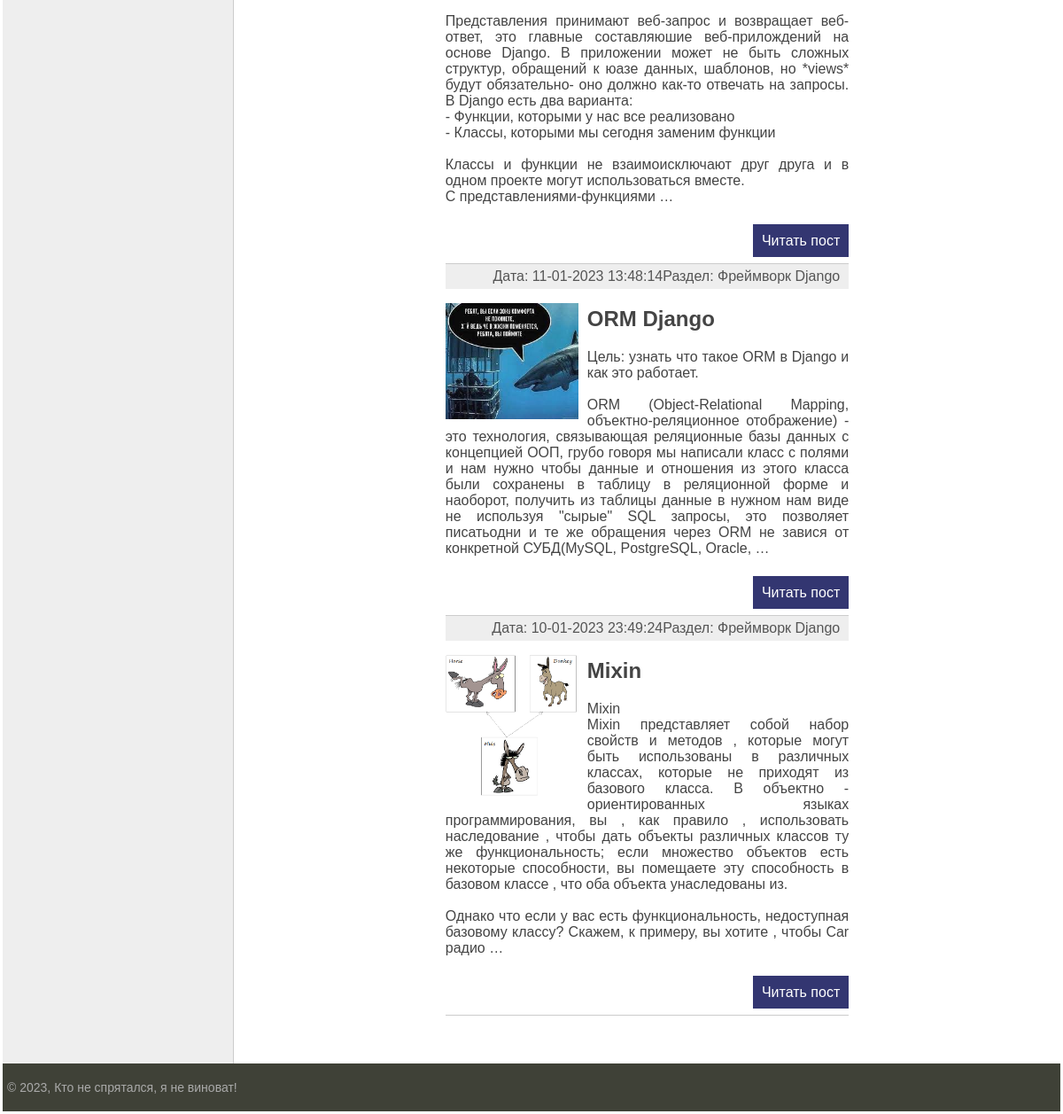
/ (lower part), run on an earlier commit of the app's database.
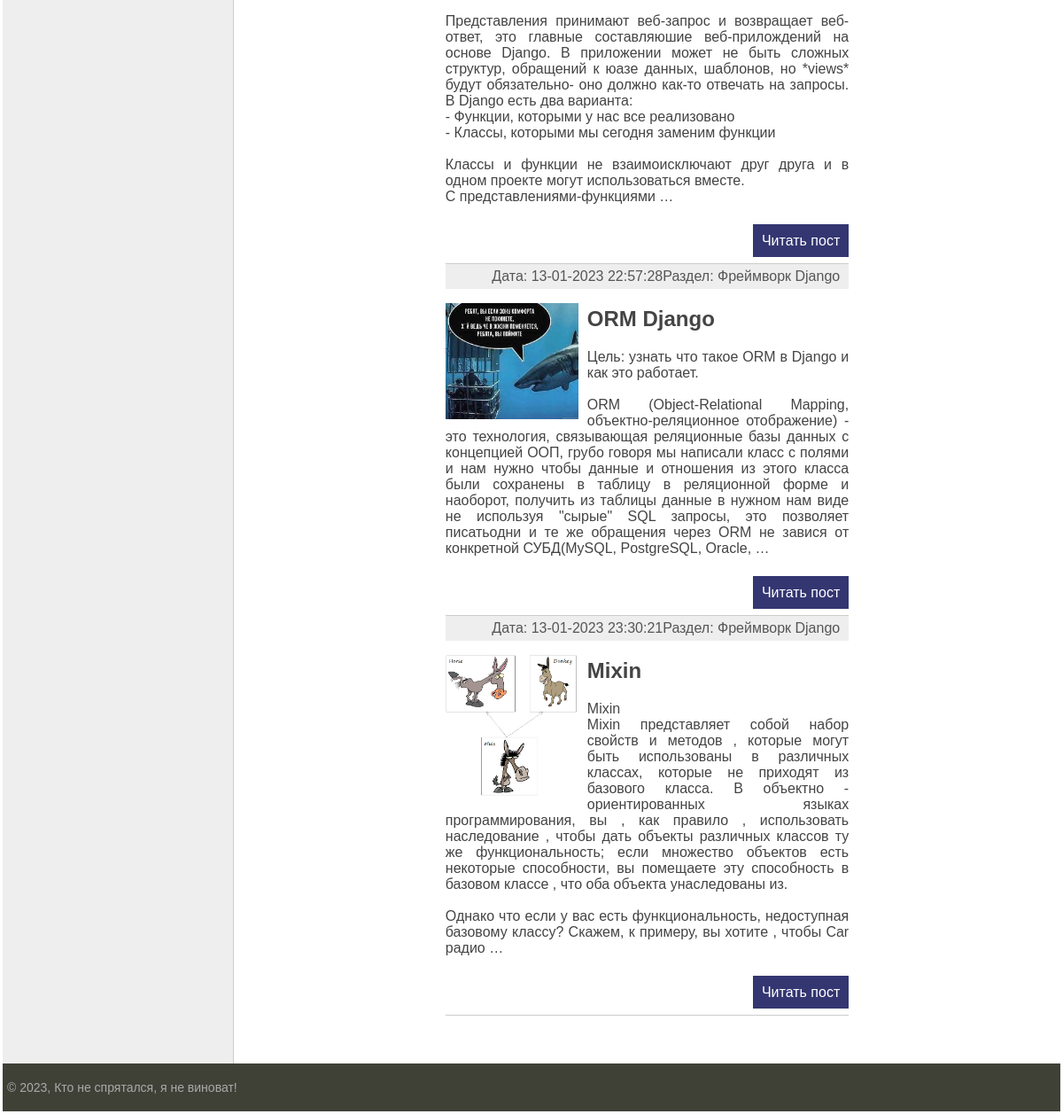
And on a later commit of the database.
### blog_theme/models.py (models this page shows, shortened)
class Blog_theme(models.Model):
    title = models.CharField(max_length=255, verbose_name='Заголовок')
    slug = models.SlugField(max_length=255, unique=True, db_index=True, verbose_name='URL')
    content = MDTextField()
    photo = models.ImageField(upload_to="photos/%Y/%m/%d", verbose_name='Фото')
    time_created = models.DateTimeField(auto_now_add=True, verbose_name='Создано')
    time_updated = models.DateTimeField(auto_now=True, verbose_name='Изменено')
    is_published = models.BooleanField(default=True, verbose_name='Опубликованно')
    cat = models.ForeignKey('Category', on_delete=models.PROTECT, verbose_name='Раздел')
    def get_absolute_url(self):
        return reverse('post', kwargs={'post_slug': self.slug})
    class Meta:
        verbose_name = 'Темы:'
        verbose_name_plural = 'Темы:'

class Category(models.Model):
    name = models.CharField(max_length=100, db_index=True, verbose_name='Раздел')
    slug = models.SlugField(max_length=255, unique=True, db_index=True, verbose_name='URL')
    def __str__(self):
        return self.name
    def get_absolute_url(self):
        return reverse('category', kwargs={'cat_slug': self.slug})
    class Meta:
        verbose_name = 'Раздел:'
        verbose_name_plural = 'Разделы:'
        ordering = ['id']

### blog_theme/views.py (the view)
# urls.py: path('', BlogHome.as_view(), name='home'),
class BlogHome(ListView):
    model = Blog_theme
    template_name = 'blog_theme/index.html'
    context_object_name = 'posts'
    def get_context_data(self, *, object_list=None, **kwargs):
        context = super().get_context_data(**kwargs)
        context['title'] = 'Главная страница'
        context['cat_selected'] = 0
        return context
    def get_queryset(self):
        return Blog_theme.objects.filter(is_published=True)

### blog_theme/templatetags/blog_theme_tags.py (called while the page is built)
@register.inclusion_tag('blog_theme/list_categories.html')
def show_categories(sort=None, cat_selected=0):
    if not sort:
        cats = Category.objects.all()
    else:
        cats = Category.objects.order_by(sort)
    return {'cats': cats, 'cat_selected': cat_selected}

@register.simple_tag()
def get_menu():
    menu = [{'title': 'О сайте', 'url_name': 'about'},
            {'title': 'Добавить статью', 'url_name': 'add_page'},
            {'title': 'Обратная связь', 'url_name': 'contact'},
            {'title': 'Войти', 'url_name': 'login'},
            ]
    return menu

### blog_theme/templates/blog_theme/index.html (shortened to what this page needs)
{% extends 'blog_theme/base.html' %}
{% load markdown_extras %}
{% block content %}
<ul class="list-articles">
    {% for p in posts %}
    <li><div class="article-panel">
        <p class="last">Раздел: {{p.cat}}</p>
        <p class="last">Дата: {{p.time_updated|date:" d-m-Y H:i:s "}}</p>
    </div>
{% if p.photo %}
        <p><img class="img-article-left thumb" src="{{p.photo.url}}"></p>
{% endif %}
        <h2>{{p.title}}</h2>
        <p>{{p.content|safe|linebreaksbr|truncatewords:80}}</p>
        <p class="link-read-post"><a href="{{ p.get_absolute_url }}">Читать пост</a> </p>
    </li>
    {% endfor %}
</ul>
{% endblock %}

What changed in the data, as far as the page shows it:
changed Blog_theme "ORM Django": time_updated "11-01-2023 13:48:14" → "13-01-2023 22:57:28"
changed Blog_theme "Mixin": time_updated "10-01-2023 23:49:24" → "13-01-2023 23:30:21"
